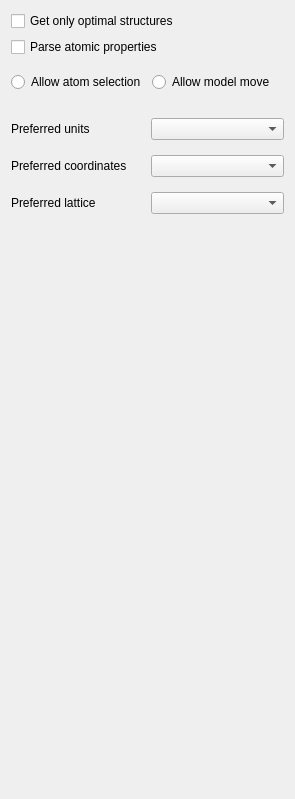
      <widget class="QWidget" name="FormTabSettings">
       <attribute name="title">
        <string>Settings</string>
       </attribute>
       <layout class="QVBoxLayout" name="verticalLayout_3">
        <item>
         <widget class="QCheckBox" name="FormSettingsOpeningCheckOnlyOptimal">
          <property name="focusPolicy">
           <enum>Qt::StrongFocus</enum>
          </property>
          <property name="text">
           <string>Get only optimal structures</string>
          </property>
         </widget>
        </item>
        <item>
         <widget class="QCheckBox" name="FormSettingsParseAtomicProperties">
          <property name="text">
           <string>Parse atomic properties</string>
          </property>
         </widget>
        </item>
        <item>
         <widget class="QFrame" name="frame_108">
          <property name="enabled">
           <bool>true</bool>
          </property>
          <property name="minimumSize">
           <size>
            <width>0</width>
            <height>0</height>
           </size>
          </property>
          <property name="frameShape">
           <enum>QFrame::NoFrame</enum>
          </property>
          <property name="frameShadow">
           <enum>QFrame::Raised</enum>
          </property>
          <layout class="QHBoxLayout" name="horizontalLayout_111">
           <property name="leftMargin">
            <number>0</number>
           </property>
           <item>
            <widget class="QRadioButton" name="FormSettingsViewCheckAtomSelection">
             <property name="enabled">
              <bool>true</bool>
             </property>
             <property name="text">
              <string>Allow atom selection</string>
             </property>
            </widget>
           </item>
           <item>
            <widget class="QRadioButton" name="FormSettingsViewCheckModelMove">
             <property name="text">
              <string>Allow model move</string>
             </property>
            </widget>
           </item>
          </layout>
         </widget>
        </item>
        <item>
         <widget class="QFrame" name="frame_122">
          <property name="frameShape">
           <enum>QFrame::NoFrame</enum>
          </property>
          <property name="frameShadow">
           <enum>QFrame::Raised</enum>
          </property>
          <layout class="QHBoxLayout" name="horizontalLayout_127">
           <property name="leftMargin">
            <number>0</number>
           </property>
           <property name="topMargin">
            <number>11</number>
           </property>
           <property name="rightMargin">
            <number>0</number>
           </property>
           <property name="bottomMargin">
            <number>0</number>
           </property>
           <item>
            <widget class="QLabel" name="label_92">
             <property name="text">
              <string>Preferred units</string>
             </property>
            </widget>
           </item>
           <item>
            <widget class="QComboBox" name="FormSettingsPreferredUnits">
             <property name="editable">
              <bool>false</bool>
             </property>
             <property name="currentText">
              <string/>
             </property>
            </widget>
           </item>
          </layout>
         </widget>
        </item>
        <item>
         <widget class="QFrame" name="frame_151">
          <property name="frameShape">
           <enum>QFrame::NoFrame</enum>
          </property>
          <property name="frameShadow">
           <enum>QFrame::Raised</enum>
          </property>
          <layout class="QHBoxLayout" name="horizontalLayout_164">
           <property name="leftMargin">
            <number>0</number>
           </property>
           <property name="rightMargin">
            <number>0</number>
           </property>
           <item>
            <widget class="QLabel" name="label_49">
             <property name="frameShape">
              <enum>QFrame::NoFrame</enum>
             </property>
             <property name="text">
              <string>Preferred coordinates</string>
             </property>
            </widget>
           </item>
           <item>
            <widget class="QComboBox" name="FormSettingsPreferredCoordinates">
             <property name="editable">
              <bool>false</bool>
             </property>
             <property name="currentText">
              <string/>
             </property>
            </widget>
           </item>
          </layout>
         </widget>
        </item>
        <item>
         <widget class="QFrame" name="frame_85">
          <property name="frameShape">
           <enum>QFrame::NoFrame</enum>
          </property>
          <property name="frameShadow">
           <enum>QFrame::Raised</enum>
          </property>
          <layout class="QHBoxLayout" name="horizontalLayout_85">
           <property name="leftMargin">
            <number>0</number>
           </property>
           <property name="topMargin">
            <number>0</number>
           </property>
           <property name="rightMargin">
            <number>0</number>
           </property>
           <property name="bottomMargin">
            <number>0</number>
           </property>
           <item>
            <widget class="QLabel" name="label_50">
             <property name="text">
              <string>Preferred lattice</string>
             </property>
            </widget>
           </item>
           <item>
            <widget class="QComboBox" name="FormSettingsPreferredLattice">
             <property name="editable">
              <bool>false</bool>
             </property>
             <property name="currentText">
              <string/>
             </property>
            </widget>
           </item>
          </layout>
         </widget>
        </item>
        <item>
         <widget class="QFrame" name="frame_80">
          <property name="frameShape">
           <enum>QFrame::NoFrame</enum>
          </property>
          <property name="frameShadow">
           <enum>QFrame::Raised</enum>
          </property>
          <layout class="QHBoxLayout" name="horizontalLayout_84">
           <property name="leftMargin">
            <number>0</number>
           </property>
           <property name="topMargin">
            <number>0</number>
           </property>
           <property name="rightMargin">
            <number>0</number>
           </property>
           <property name="bottomMargin">
            <number>0</number>
           </property>
          </layout>
         </widget>
        </item>
        <item>
         <spacer name="verticalSpacer_18">
          <property name="orientation">
           <enum>Qt::Vertical</enum>
          </property>
          <property name="sizeHint" stdset="0">
           <size>
            <width>20</width>
            <height>568</height>
           </size>
          </property>
         </spacer>
        </item>
       </layout>
      </widget>
